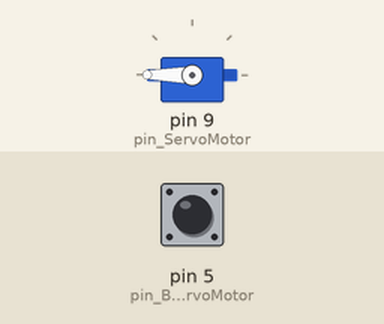
The sketch below on a simulated Arduino Uno, built with avr-gcc and run on an emulated ATmega328P. On the bench: servo. The test bench sets the inputs (shaded band); at power-on: pin 5 (pin_ButtonServoMotor) LOW.

Above: at 1.2 s.
1.3 s: pin 5 (pin_ButtonServoMotor) pulled HIGH for 0.15 s
At 1.8 s:
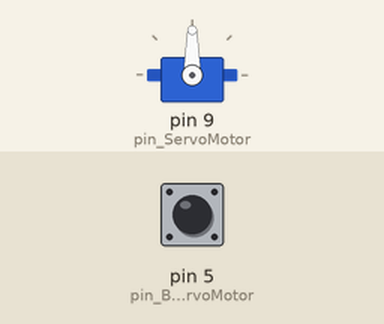
3.0 s: pin 5 (pin_ButtonServoMotor) pulled HIGH for 1 s
At 4.9 s:
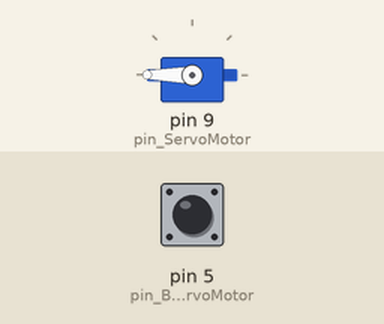
5.5 s: pin 5 (pin_ButtonServoMotor) pulled HIGH for 3.2 s
At 9.7 s:
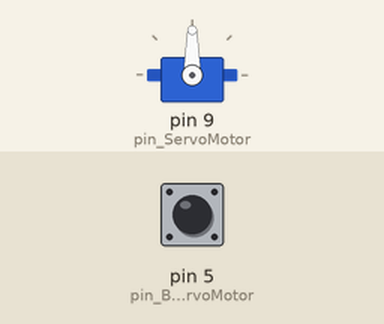
Timing chart, 0 to 11.2 s (numbered marks = the images above; inputs shaded):
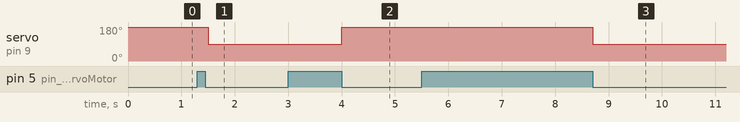

The sketch:

01_Servo_with_Button.ino
```cpp
//---------초기 선언들---------
#include <Servo.h>

//입출력 핀들
const int pin_ButtonServoMotor = 5; //버튼(서보모터)을 감지할 핀

const int pin_ServoMotor = 9; //서보모터 제어할 핀

//변수들

int flag_servo = LOW;

//상수들

//구조체들

Servo servo0;

//---------기능 함수들---------

//---------메인 함수들---------
void setup() {

  //사용할 핀들의 용도를 제어/감지로 설정함
  pinMode(pin_ButtonServoMotor, INPUT);

  servo0.attach(pin_ServoMotor);
}

void loop() {

  //서보모터에게 현재 제어상태를 적용함
  if (flag_servo == HIGH)
  {
    servo0.write(90);
  }
  else
  {
    servo0.write(180);
  }

  //버튼의 상태가 활성화 됐다면
  if (digitalRead(pin_ButtonServoMotor) == HIGH)
  {
    //서보모터의 제어 상태를 바꿈
    flag_servo = flag_servo == HIGH ? LOW : HIGH;

    //버튼의 활성화가 끝날 때까지 대기
    while (digitalRead(pin_ButtonServoMotor) == HIGH)
    {
      delay(100);
    }
  }
}
```

Measured:
- after the input at 1.3 s, servo on pin 9 (pin_ServoMotor): 180° → 90° after 0.20 s
- after the input at 3.0 s, servo on pin 9 (pin_ServoMotor): 90° → 180° after 1.0 s
- after the input at 5.5 s, servo on pin 9 (pin_ServoMotor): 180° → 90° after 3.2 s
